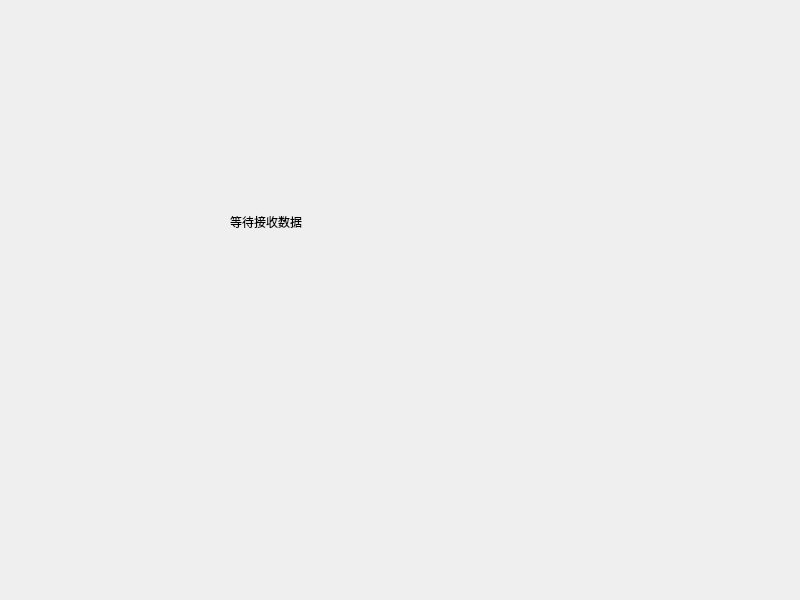
<?xml version="1.0" encoding="UTF-8"?>
<ui version="4.0">
 <class>Widget</class>
 <widget class="QWidget" name="Widget">
  <property name="geometry">
   <rect>
    <x>0</x>
    <y>0</y>
    <width>800</width>
    <height>600</height>
   </rect>
  </property>
  <property name="windowTitle">
   <string>Widget</string>
  </property>
  <widget class="QLabel" name="label">
   <property name="geometry">
    <rect>
     <x>230</x>
     <y>210</y>
     <width>141</width>
     <height>23</height>
    </rect>
   </property>
   <property name="text">
    <string>等待接收数据</string>
   </property>
  </widget>
 </widget>
 <resources/>
 <connections/>
</ui>
